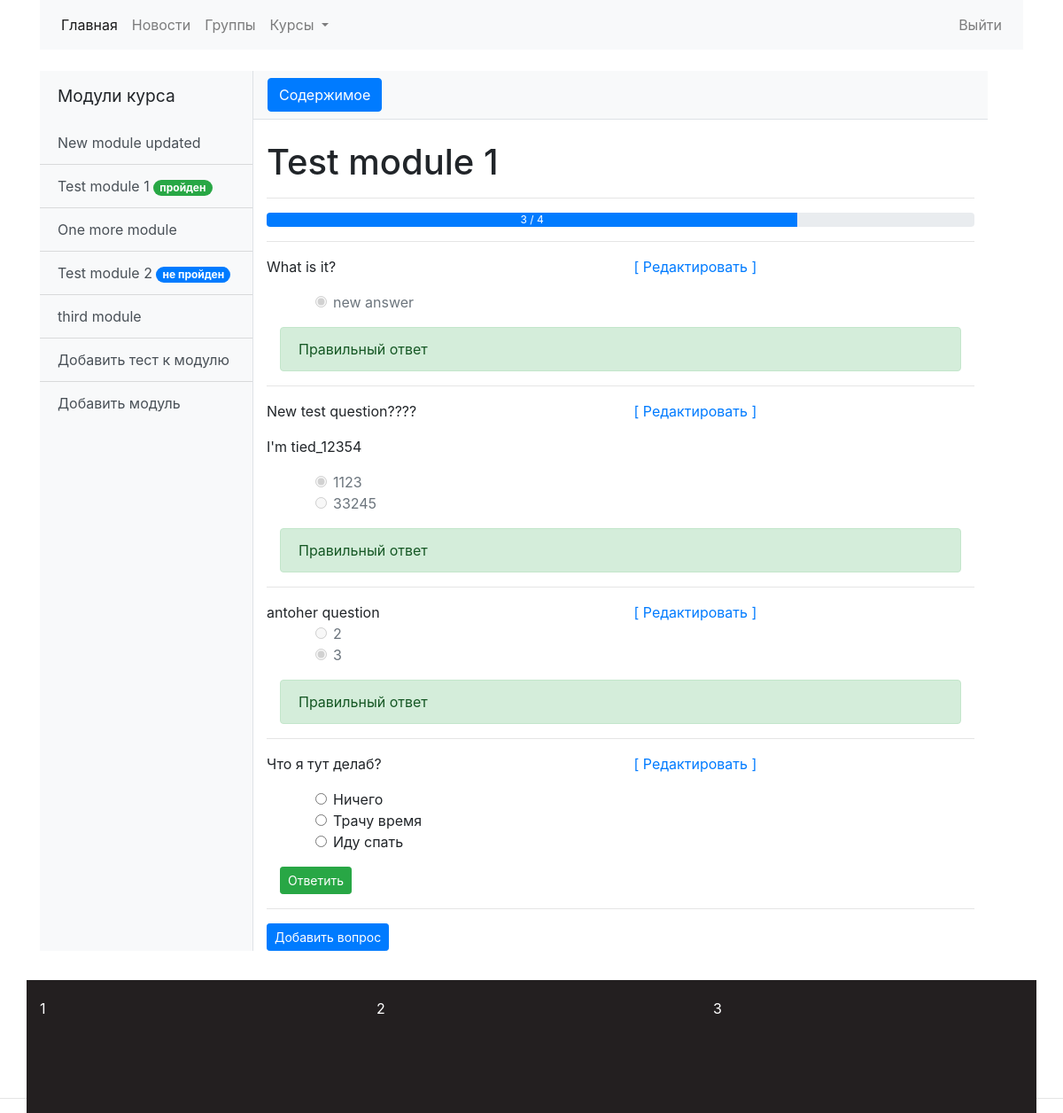
Page /courses/test/3 (signed in) on the earlier database version.
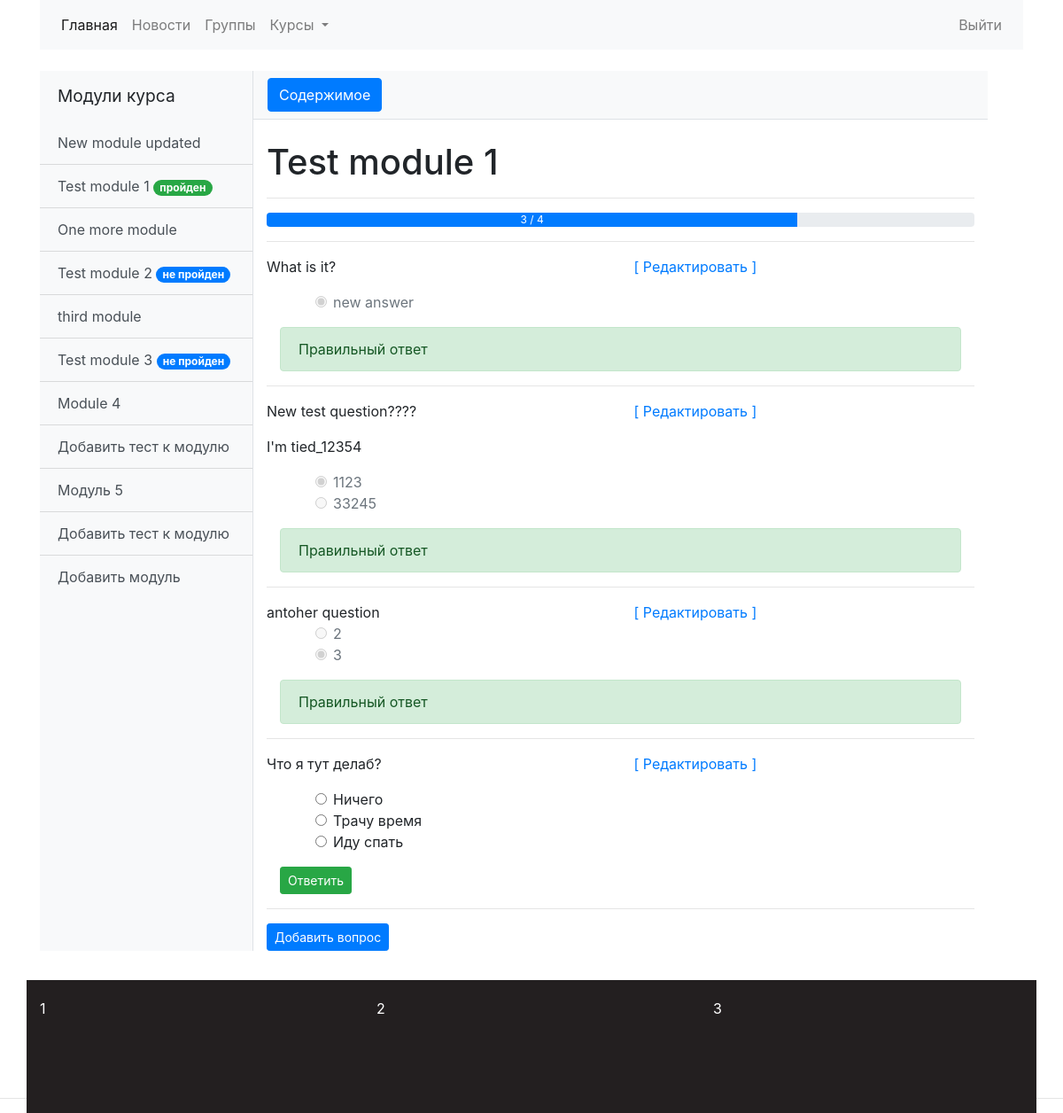
Same page on the later database version.
### courses/models.py (models this page shows, shortened)
class CourseAbstractModel(models.Model):
    title = models.CharField(max_length=200, blank=False)
    slug = models.SlugField(max_length=200, unique=True)
    owner = models.ForeignKey(settings.AUTH_USER_MODEL, on_delete=models.CASCADE)
    create_date = models.DateTimeField(auto_now_add=True)
    update_date = models.DateTimeField(auto_now=True)
    class Meta:
        abstract = True
    def __str__(self):
        return self.title

class Module(CourseAbstractModel):
    course = models.ForeignKey(Course, on_delete=models.CASCADE)
    description = RichTextField(blank=True, null=True)
    content = RichTextUploadingField(blank=True, null=True)

class ModuleTest(CourseAbstractModel):
    module = models.OneToOneField(Module, on_delete=models.CASCADE)

class Question(models.Model):
    module_test = models.ForeignKey(ModuleTest, on_delete=models.CASCADE)
    question = RichTextUploadingField(max_length=256, null=False, blank=False)

class Answer(models.Model):
    question = models.ForeignKey(Question, on_delete=models.CASCADE)
    answer = models.CharField(max_length=256, blank=False, null=False)
    is_correct = models.BooleanField(default=False)

class StudentAnswer(models.Model):
    user = models.ForeignKey(UserModel, on_delete=models.CASCADE)
    question = models.ForeignKey(Question, on_delete=models.CASCADE)
    answer = models.ForeignKey(Answer, on_delete=models.CASCADE)
    class Meta:
        unique_together = ["user", "question"]

### courses/views.py (the view, shortened to what this page needs)
# urls.py: path('test/<int:pk>', views.ModuleTestDetailView.as_view(), name='module_test')
class ModuleTestDetailView(LoginRequiredMixin, DetailView):
    model = models.ModuleTest
    template_name = 'courses/module/module_test_detail.html'
    context_object_name = 'test'
    def get_queryset(self):
        qs = super(ModuleTestDetailView, self).get_queryset()
        qs = qs.select_related()
        return qs
    def get_context_data(self, *args, **kwargs):
        context = super(ModuleTestDetailView, self).get_context_data(*args, **kwargs)
        question_set = context[self.context_object_name].question_set.all().select_related()
        answer_count = models.StudentAnswer.objects.filter(user=self.request.user,
                                                           question__in=question_set).count()
        context["answers_count"] = answer_count
        context["questions_count"] = question_set.count()
        context["progress"] = int((answer_count / question_set.count()) * 100) if question_set.count() > 0 else 0
        try:
            module_status = models.StudentModuleTestStatus.objects.get(user=self.request.user,
                                                                       module_test=self.get_object())
        except models.StudentModuleTestStatus.DoesNotExist:
            module_status = models.StudentModuleTestStatus.objects.create(user=self.request.user,
                                                                          module_test=self.get_object())
        context["module_test_status"] = module_status
        return context
    def get(self, request, *args, **kwargs):
        return super().get(request, *args, **kwargs)

### courses/templatetags/user_filter.py (called while the page is built)
@register.filter(name="filter_for_user")
def filter_for_user(model, user):
    object = model.filter(user=user)
    if object.count() > 0:
        return object
    else:
        return None

### courses/templates/courses/module/module_test_detail.html (shortened to what this page needs)
{% extends 'index/base.html'%}
{% load static %}
{% load user_filter %}
{% block body %}
{% with course=test.module.course %}
<div class="d-flex" id="wrapper">
    {% include 'courses/module_sidebar.html' %}
    <div id="page-content-wrapper">
        <nav class="navbar navbar-expand-lg navbar-light bg-light border-bottom">
            <button class="btn btn-primary" id="menu-toggle">Содержимое</button>
        </nav>
        <div class="container-fluid">
            <h1 class="mt-4">
                {{ test.title }}</h1>
            <hr>
            <div class="progress">
                <div class="progress-bar" id="progress-bar" role="progressbar" style="width: {{ progress }}%" aria-valuenow="{{ progress }}" aria-valuemin="0" aria-valuemax="100">
                    <div class="line">
                        <div id="answers_count">{{ answers_count }}</div>&nbsp;/&nbsp;
                        <div id="questions_count">{{ questions_count }}</div>
                    </div>
                </div>
            </div>
            {% for question in test.question_set.all %}
            {% with student_answer_set=question.studentanswer_set.all|filter_for_user:user %}
            {% with student_answer=student_answer_set.get %}
<hr>
            <div class="row">
                <div class="col">
                    {{ question.question | safe }}
                </div>
                <div class="col align-left">
                     {% if user.is_staff %}
                        <a href="{% url 'content_admin:answers_update' test_pk=test.pk pk=question.pk %}" class="text">[ Редактировать ]</a>
                    {% endif%}
                </div>
            </div>
            <form action="" method="post">
                <div class="container">
                    <ul id="test-id">
                        {% for answer in question.answer_set.all %}
                        <li class="t1">
                            <div class="form-check">
                                <input class="form-check-input" type="radio" name="answer_radio" id="answer_radio"
                                       value="{{ answer.id }}"
                                       {% if answer == student_answer.answer %} checked {% endif %}
                                       {% if student_answer %} disabled {% endif %}>
                                <label class="form-check-label" for="answer_radio">{{ answer.answer }}</label>
                            </div>
                        </li>
                        {% endfor %}
                    </ul>
                    {% if not student_answer %}
                    <button type="button" class="btn btn-sm btn-success btn-lg answer">Ответить</button>
                    {% endif %}
                    {% if student_answer %}
                    {% if student_answer.answer.is_correct %}
                    <div class="alert alert-success" role="alert">Правильный ответ</div>
                    {% else %}
                    <div class="alert alert-warning" role="alert">Ошибка</div>
                    {% endif %}
                    {% endif %}
                </div>
            </form>
            {% endwith %}
            {% endwith %}
            {% endfor %}
                        <hr>
            {% if user.is_staff %}
            <a href="{% url 'content_admin:answers_create' test_pk=test.pk %}" class="btn btn-sm btn-primary">Добавить вопрос</a>
            {% endif%}
        </div>
    </div>
    {% endwith %}
    <form action="" method="post">
    </form>
    {% endblock %}

### courses/templates/courses/module_sidebar.html
{% load user_filter %}
{% if course.module_set %}
<div class="bg-light border-right" id="sidebar-wrapper">
    <div class="sidebar-heading">Модули курса</div>
    <div class="list-group list-group-flush">
        {% for class_module in course.module_set.all %}
        <a href="{% url 'courses:module_detail' class_module.id %}" class="list-group-item list-group-item-action bg-light
                      {% if class_module == module %}disabled{% endif %}">
            {{ class_module }}
        </a>
        {% if class_module.moduletest %}
        <a href="{% url 'courses:module_test' class_module.moduletest.id %}"
           class="list-group-item list-group-item-action bg-light">{{ class_module.moduletest.title }}
            {% with test_status=class_module.moduletest.studentmoduleteststatus_set.all|filter_for_user:user %}
            {% if test_status.get.passed %}
            <span class="badge badge-success badge-pill">пройден</span>
            {% else %}
            <span class="badge badge-primary badge-pill">не пройден</span>
            {% endif %}
            {% endwith %}
        </a>
        {% else %}
            {% if user.is_staff %}
            <a href="{% url 'content_admin:module_test_create' course_pk=course.pk module_pk=class_module.pk %}"
               class="list-group-item list-group-item-action bg-light">
                Добавить тест к модулю
            </a>
            {% endif %}
        {% endif %}
        {% endfor %}
        {% if user.is_staff %}
        <a href="{% url 'content_admin:module_create' course_pk=course.pk %}"
           class="list-group-item list-group-item-action bg-light">
            Добавить модуль
        </a>
        {% endif%}
    </div>
</div>
{% endif %}

Differences in the rows shown:
shown differently, row unchanged: Module "third module": moduletest (not shown) → "Test module 3"; text "Добавить тест к модулю" → "не пройден"
added Module: title "Module 4", shows "Добавить тест к модулю"
added Module: title "Модуль 5", shows "Добавить тест к модулю"
